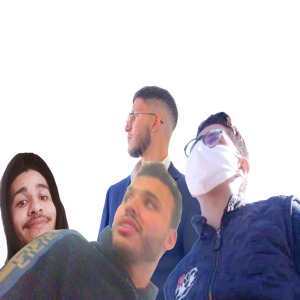
#> input picture logo.png, 300 x 300 px
$ python 'prob logo.py'
#> lines starting #> are read from the running program, lines starting #| are printed output that depends on the picture
import os
import time
from PIL import Image
logo=Image.open('logo.png')
#> logo is the input picture: PIL image 300x300 RGBA; mean R, G, B, A 56.8, 51, 58.7, 115.8
logo = logo.convert('RGBA')
logo=logo.resize((300,300))    ###logo resize to (300,300)
logo.save('logo.png')
X,Y=logo.size
#> X = 300; Y = 300

os.makedirs('withlogo', exist_ok = True)  ###create a new folder named 'with logo'
for file in os.listdir('.'):
    if ( file.endswith('.jpeg') or file.endswith('.jpg')\
    or file.endswith('.png') or file.endswith('.PNG'))\
    and not (file=='logo.png'):  ###select all the pics and avoid the logo
        im=Image.open(file)
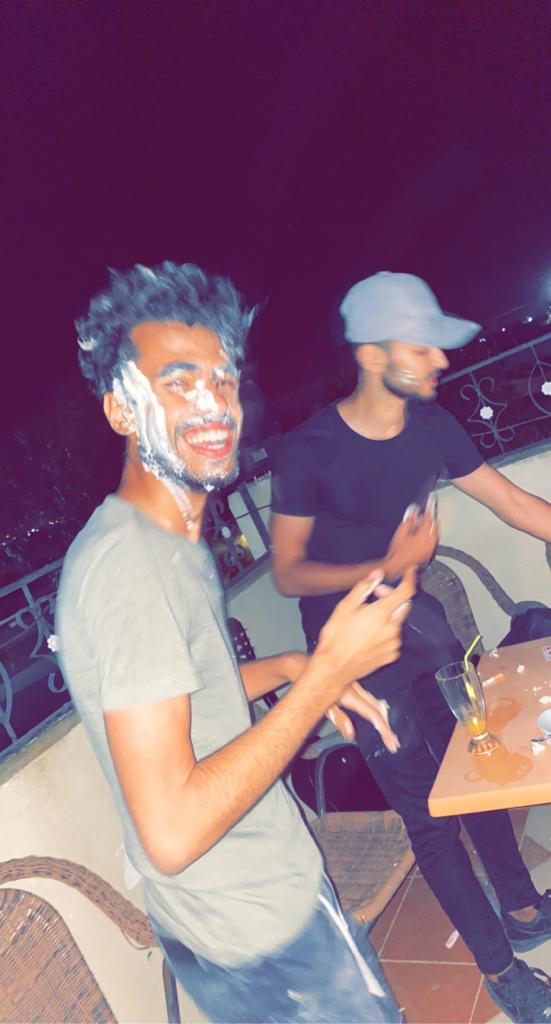
#> input picture 53ba68c6-d30d-48e0-bf08-1d657032666a.jpg, 551 x 1024 px
#> im is the input picture: PIL image 551x1024 RGB; mean R, G, B 132.5, 99.9, 121.6
        X1,Y1=im.size
#> X1 = 551; Y1 = 1024
        if Y1>Y and X1>X :
            if Y1>X1:
                im=im.resize((X,int((X/X1)*Y1)))   ###resize
#> im: PIL image 300x557 RGB
                Y1,X1=im.size
#> Y1 = 300; X1 = 557
            else:
                im=im.resize((int((Y/X1)*Y1),Y))
                Y1,X1=im.size
        if X1<X*2 and Y1<Y*2:
            im=im.resize((int(X*2),int(Y*2)))     ###if the logo pixels more than half the pic
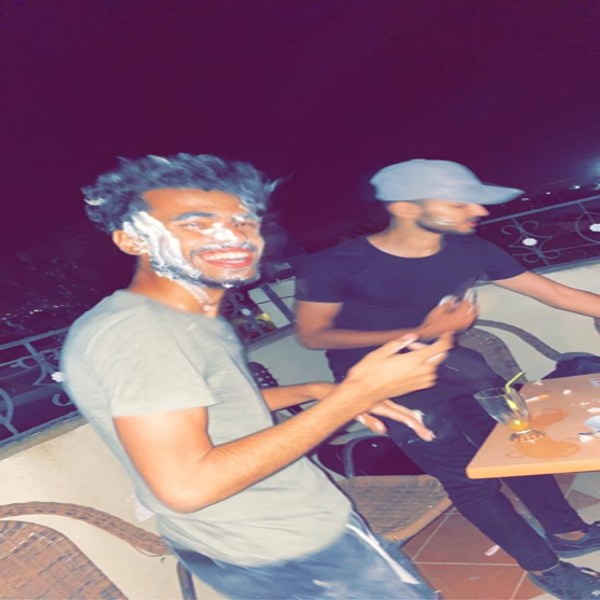
#> im: PIL image 600x600 RGB; mean R, G, B 132.5, 99.9, 121.6
            Y1,X1=im.size
#> Y1 = 600; X1 = 600
        im.paste(logo,(X1-X,Y1-Y),logo)
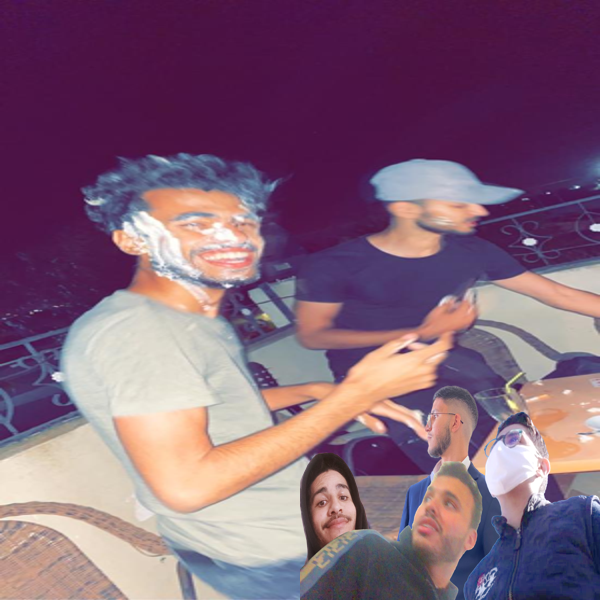
#> im: PIL image 600x600 RGB; mean R, G, B 130, 98, 119.6
        im.save(os.path.join('withlogo',"Logo"+file))  ###save the pic in the new folder
        im.show()  ###afficher les images avec logo
        time.sleep(0.9)
#> pass 2 of the loop `for file in os.listdir('.'):`:
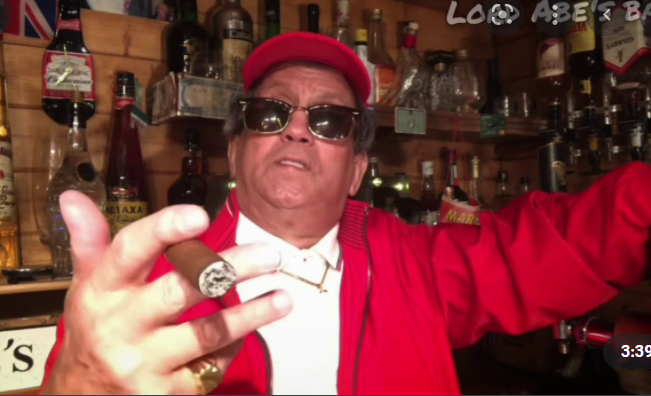
#> input picture Capture.PNG, 651 x 396 px
#> im is the input picture: PIL image 651x396 RGBA; mean R, G, B, A 126.7, 64.5, 62.7, 255
#> `im=im.resize((int((Y/X1)*Y1),Y))`:
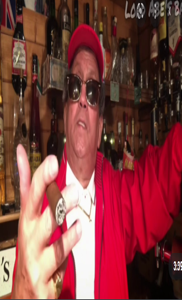
#> im: PIL image 182x300 RGBA; mean R, G, B, A 126.7, 64.5, 62.7, 255
#> `im.paste(logo,(X1-X,Y1-Y),logo)`:
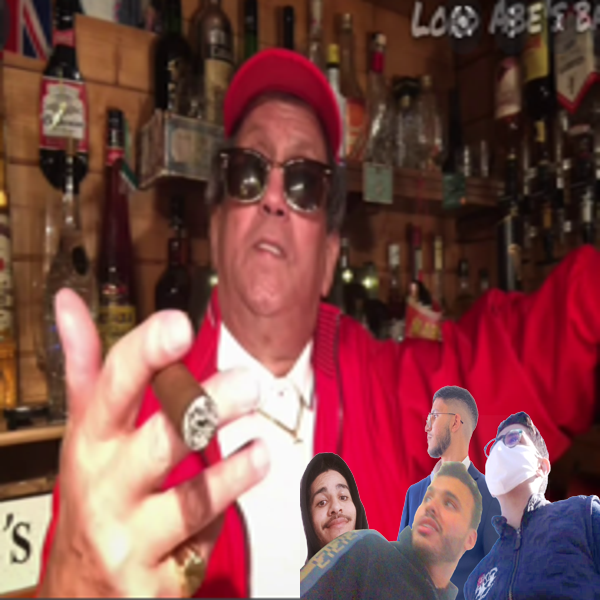
#> im: PIL image 600x600 RGBA; mean R, G, B, A 125.7, 74.2, 72, 254.9; transparent parts drawn white
#> pass 3 of the loop `for file in os.listdir('.'):`:
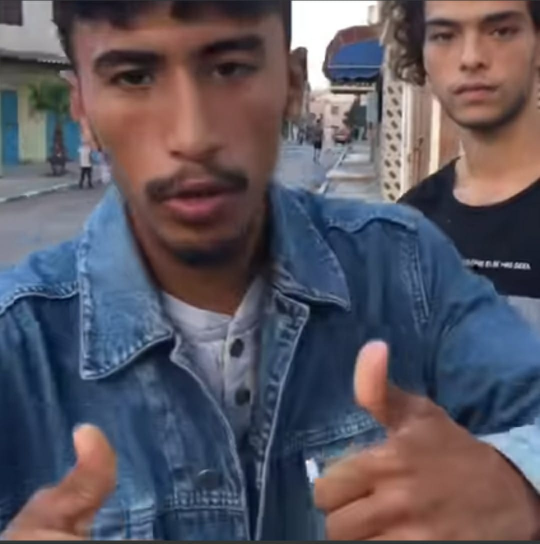
#> input picture aca11886-f21b-47e6-9e4f-7aede01db861.jpg, 1080 x 1087 px (shown at 1/2 size)
#> im is the input picture: PIL image 1080x1087 RGB; mean R, G, B 91.5, 86.8, 96.9
#> `im=im.resize((X,int((X/X1)*Y1)))`:
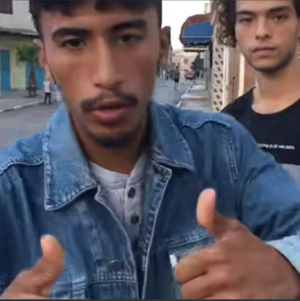
#> im: PIL image 300x301 RGB; mean R, G, B 91.5, 86.9, 96.9
#> `im.paste(logo,(X1-X,Y1-Y),logo)`:
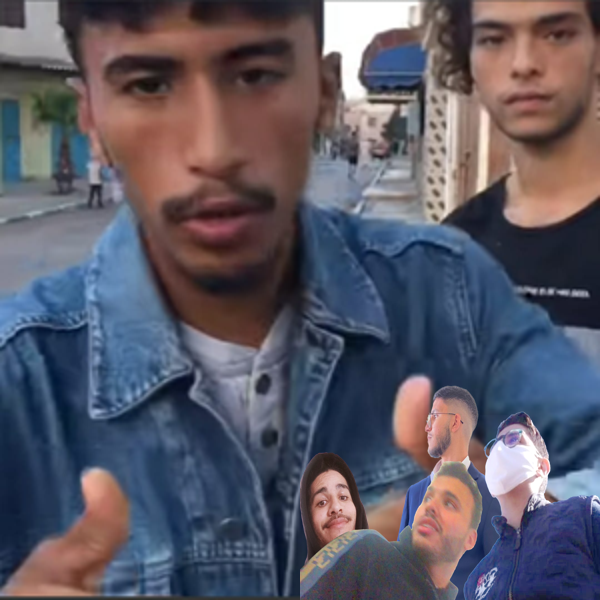
#> im: PIL image 600x600 RGB; mean R, G, B 92.5, 89.2, 101.2
#> the loop made 6 passes; the first 3 are shown
